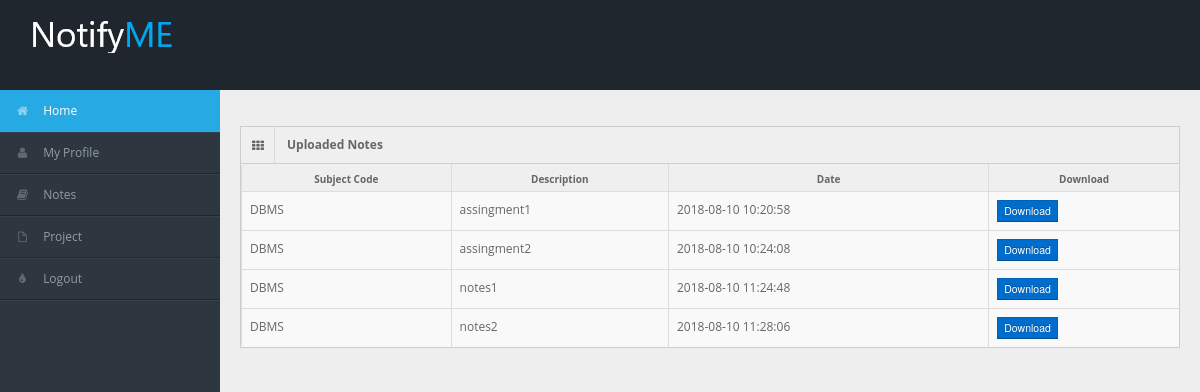
The app's page /s_notes.php (signed in) with its own data.
### tables this page shows
CREATE TABLE IF NOT EXISTS `notes` (
  `id` int(11) NOT NULL AUTO_INCREMENT,
  `sub` varchar(30) NOT NULL,
  `course` varchar(30) NOT NULL,
  `description` varchar(300) DEFAULT NULL,
  `t_mail` varchar(150) NOT NULL,
  `notes` varchar(300) NOT NULL,
  `date` timestamp NOT NULL DEFAULT CURRENT_TIMESTAMP,
  PRIMARY KEY (`id`)
);

### s_backend.php (called while the page is built, shortened)
<?php
include('dbconnect.php');
$user_check =mysqli_real_escape_string($connection,$_SESSION['login_student']);
$sql="SELECT * FROM student WHERE email='$user_check'";
$result= mysqli_query($connection,$sql);
$row = mysqli_fetch_array($result);
$course=$row['course'];
?>

### s_notes.php (the view, shortened to what this page needs)
<!DOCTYPE html>
<html>
<head>
        <link rel="stylesheet" href="d_files/css/bootstrap.min.css"/>
        <link rel="stylesheet" href="d_files/css/bootstrap-responsive.min.css" />
        <link rel="stylesheet" href="d_files/css/matrix-style.css" />
        <link rel="stylesheet" href="d_files/css/matrix-media.css" />
        <link href="d_files/font-awesome/css/font-awesome.css" rel="stylesheet" />
</head>
<body>
<?php include 's_sidebar.php' ?>
     <div id="content">
        <div class="container-fluid">
    <div class="row-fluid">
      <div class="span12">
        <div class="widget-box">
          <div class="widget-title"> <span class="icon"> <i class="icon-th"></i> </span>
            <h5>Uploaded Notes</h5>
          </div>
          <div class="widget-content nopadding">
            <table class="table table-bordered table-striped">
             <thead>
                <tr>
                  <th>Subject Code</th>
                  <th>Description</th>
                  <th>Date</th>
                  <th>Download</th>
                </tr>
</thead>
                <tbody>
    <?php include 's_backend.php' ?>
    <?php
    include('dbconnect.php');
    $i=0;
    $sql = "select * from notes where course='".$course."';";
	$result = mysqli_query($connection, $sql);
	while($row = mysqli_fetch_array($result))
    {
	$subject = $row['sub'];
    $description=$row['description'];
	$date = $row['date'];
	$notes = $row['notes'];
        ?>
    <tr class="odd gradeX">
        <td><?php echo $subject ?></td>
        <td><?php echo $description ?></td>
        <td><?php echo $date ?></td>
        <td><a href="<?php echo $notes ?>" download><button class="btn btn-primary btn-mini">Download</button></a></td>
    </tr>
                    <?php $i++; }
	?>
                </tbody>
</table>
</div>
</div>
 </div></div></div></div>
</body>
</html>

### d_files/css/matrix-style.css (style rules this page uses)
* { outline:none !important; -moz-outline: none !important; }
html, body { height:100% }
body { overflow-x: hidden; margin-top: -10px; font-family: 'Open Sans', sans-serif; font-size:12px; color:#666; }
a { color:#666; }
select, textarea, input[type="text"], input[type="password"], input[type="datetime"], input[type="datetime-local"], input[type="date"], input[type="month"], input[type="time"], input[type="week"], input[type="number"], input[type="email"], input[type="url"], input[type="search"], input[type="tel"], input[type="color"], .uneditable-input, .label, .dropdown-menu, .btn, .well, .progress, .table-bordered, .btn-group > .btn:first-child, .btn-group > .btn:last-child, .btn-group > .btn:last-child, .btn-group > .dropdown-toggle, .alert { border-radius:0px; }
.btn, textarea, input[type="text"], input[type="password"], input[type="datetime"], input[type="datetime-local"], input[type="date"], input[type="month"], input[type="time"], input[type="week"], input[type="number"], input[type="email"], input[type="url"], input[type="search"], input[type="tel"], input[type="color"], .uneditable-input { box-shadow:none; }
.progress, .progress-success .bar, .progress .bar-success, .progress-warning .bar, .progress .bar-warning, .progress-danger .bar, .progress .bar-danger, .progress-info .bar, .progress .bar-info, .btn, .btn-primary { background-image:none; }
#content { background: none repeat scroll 0 0 #eeeeee; margin-left: 220px; margin-right: 0; padding-bottom: 25px; position: relative; min-height:100%; width: auto; }
.container-fluid .row-fluid:first-child { margin-top: 20px; }
.stat-boxes .peity_bar_good, .stat-boxes .peity_line_good, { color: #459D1C; }
.widget-box { background: none repeat scroll 0 0 #F9F9F9; border-left: 1px solid #CDCDCD; border-top: 1px solid #CDCDCD; border-right: 1px solid #CDCDCD; clear: both; margin-top: 16px; margin-bottom: 16px; position: relative; }
.widget-title, .modal-header, .table th, div.dataTables_wrapper .ui-widget-header { background:#efefef; border-bottom: 1px solid #CDCDCD; height: 36px; }
.widget-title span.icon { padding: 9px 10px 7px 11px; float: left; border-right:1px solid #dadada; }
.widget-title h5 { color: #666; float: left; font-size: 12px; font-weight: bold; padding: 12px; line-height: 12px; margin: 0; }
.widget-content { padding:15px; border-bottom: 1px solid #cdcdcd; text-align: center; }
.table th { height: auto; font-size: 10px; padding: 5px 10px 2px; border-bottom: 0; text-align: center; color: #666666; }
.nopadding { padding: 0 !important; }
.nopadding .table { margin-bottom: 0; }
.nopadding .table-bordered { border: 0; }

### d_files/css/matrix-media.css (style rules this page uses)
body { background:#2E363F; }

### records on screen
notes: sub "DBMS", description "assingment1", date "2018-08-10 10:20:58"
notes: sub "DBMS", description "assingment2", date "2018-08-10 10:24:08"
notes: sub "DBMS", description "notes1", date "2018-08-10 11:24:48"
notes: sub "DBMS", description "notes2", date "2018-08-10 11:28:06"
